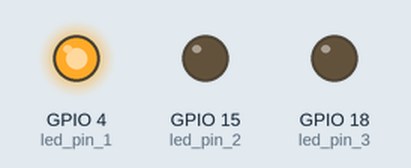
Recording of a program running on a simulated Raspberry Pi (BCM pin numbers). Shown: output pins drawn as LEDs (lit = HIGH). At 21.5 s the program stops and its outputs stay as they are.

Above: at 0.1 s.
At 5.6 s:
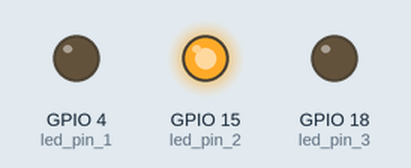
At 11.1 s:
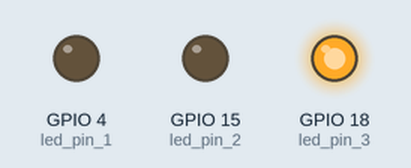
At 21.1 s:
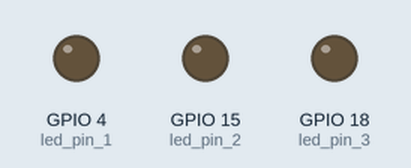
Timing chart, 0 to 22.6 s (numbered marks = the images above):
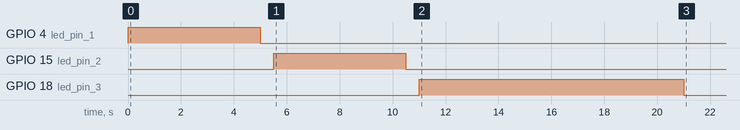

The program:

trafficlight.py
```python
#making of traffic light using raspberry pi
#using for loops and sleep time
import RPi.GPIO as GPIO
import time

GPIO.setmode(GPIO.BCM)

led_pin_1 = 4
led_pin_2 = 15
led_pin_3 = 18
GPIO.setup(led_pin_1, GPIO.OUT)
GPIO.setup(led_pin_2, GPIO.OUT)
GPIO.setup(led_pin_3, GPIO.OUT)


for i in range(1):
    GPIO.output(led_pin_1, GPIO.HIGH)
    time.sleep(5)
    GPIO.output(led_pin_1, GPIO.LOW)
    time.sleep(0.5)


for i in range(1):
    GPIO.output(led_pin_2, GPIO.HIGH)
    time.sleep(5)
    GPIO.output(led_pin_2, GPIO.LOW)
    time.sleep(0.5)

for i in range(1):
    GPIO.output(led_pin_3, GPIO.HIGH)
    time.sleep(10)
    GPIO.output(led_pin_3, GPIO.LOW)
    time.sleep(0.5)

GPIO.cleanup()
```

Measured:
- by itself, GPIO 4 (led_pin_1): LOW → HIGH at 0.00 s, → LOW 5.0 s later
- by itself, GPIO 15 (led_pin_2): LOW → HIGH at 5.5 s, → LOW 5.0 s later
- by itself, GPIO 18 (led_pin_3): LOW → HIGH at 11.0 s, → LOW 10.0 s later
